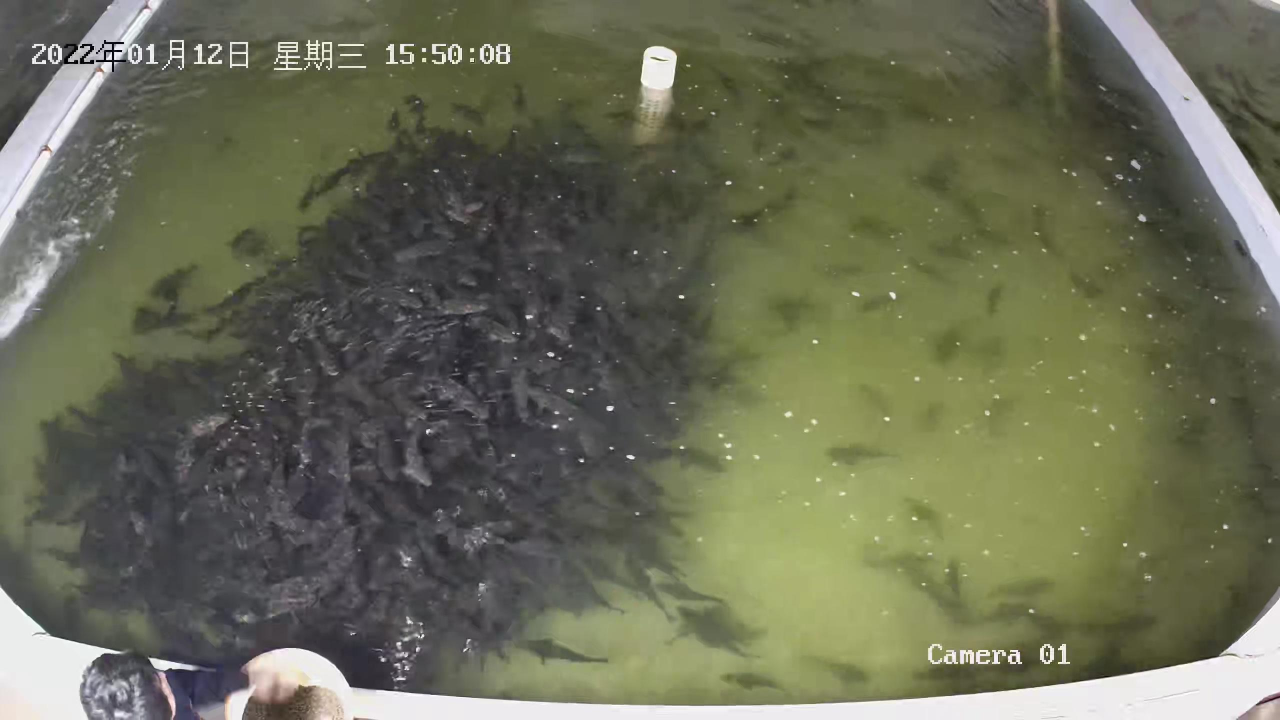
#> input picture data/raw/grouper/1001.jpg, 2560 x 1440 px (shown at 1/2 size)
$ python -i transforms.py   (imports and definitions only)
#> lines starting #> are read from the running program, lines starting #| are printed output that depends on the picture
#> further down, picture is the input picture: shape (1440, 2560, 3); mean B, G, R 86.3, 108, 105.7
import cv2
import numpy as np

def apply_clahe(img, clip_limit=2.0, tile_grid_size=(8,8)):
#> called with clip_limit = 2, tile_grid_size = (8, 8)
    lab = cv2.cvtColor(img, cv2.COLOR_BGR2LAB)
#> lab: shape (1440, 2560, 3); mean of channels 0, 1, 2 113.2, 123.4, 139.7
    l, a, b = cv2.split(lab)
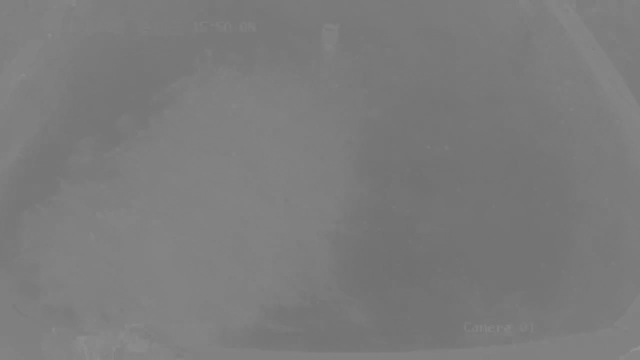
#> a: shape (1440, 2560) (shown at 1/4 size); min 111, max 149, mean 123.4
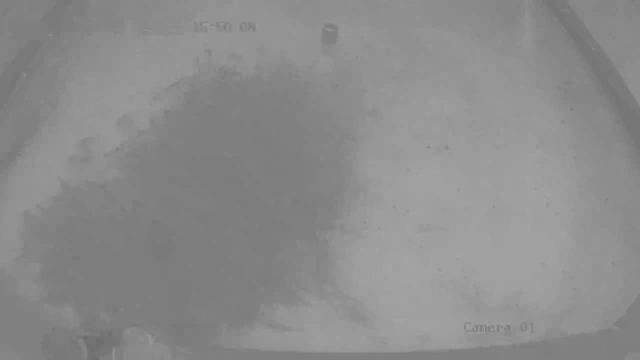
#> b: shape (1440, 2560) (shown at 1/4 size); min 108, max 167, mean 139.7
    clahe = cv2.createCLAHE(clipLimit=clip_limit, tileGridSize=tile_grid_size)
    cl = clahe.apply(l)
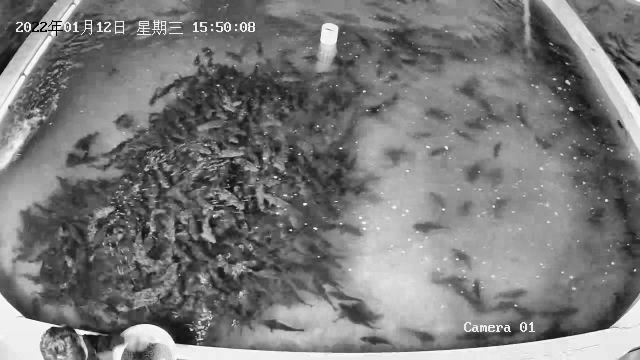
#> cl: shape (1440, 2560) (shown at 1/4 size); min 1, max 255, mean 121.5
    limg = cv2.merge((cl,a,b))
#> limg: shape (1440, 2560, 3); mean of channels 0, 1, 2 121.5, 123.4, 139.7
    return cv2.cvtColor(limg, cv2.COLOR_LAB2BGR)
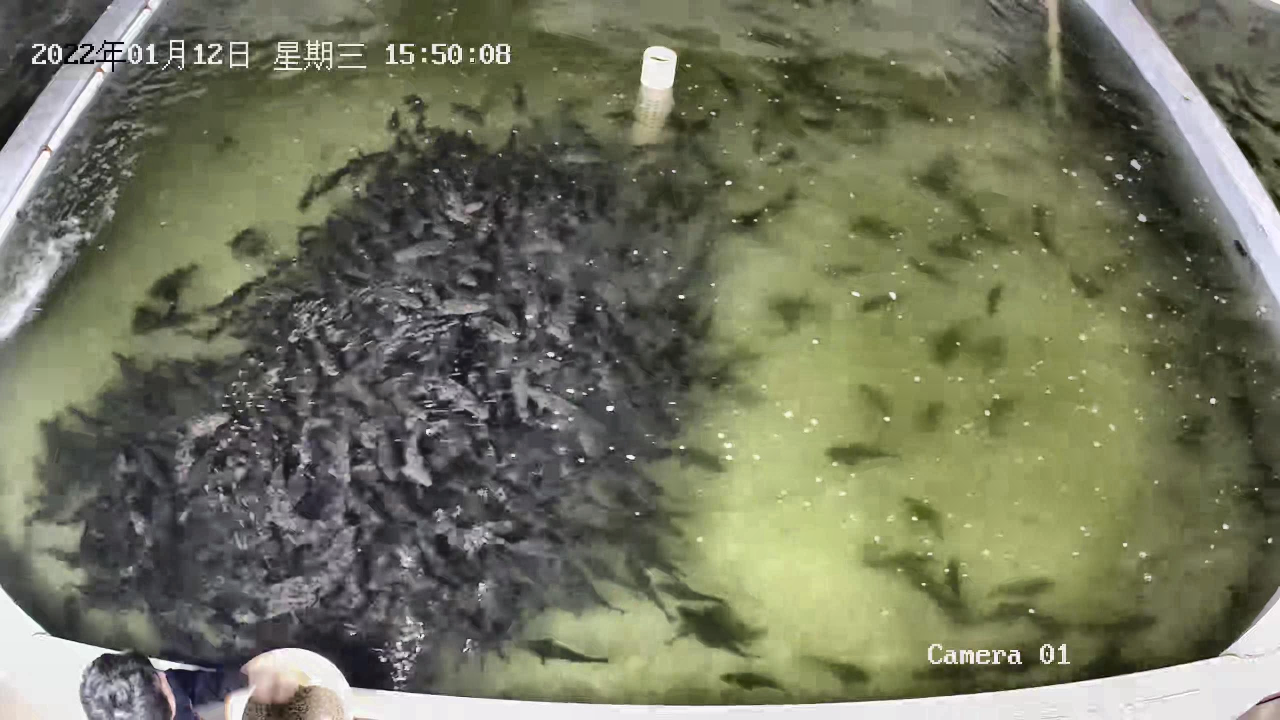
#> returned value: shape (1440, 2560, 3) (shown at 1/2 size); mean B, G, R 94.5, 116.7, 114.3

# [45 lines left out: functions apply_denoise, resize_and_normalize, full_preprocess, not called in this run]

>>> import cv2
>>> picture = cv2.imread('../data/raw/grouper/1001.jpg')
>>> result = apply_clahe(picture)

$ run again, on data/raw/grouper/1006.jpg
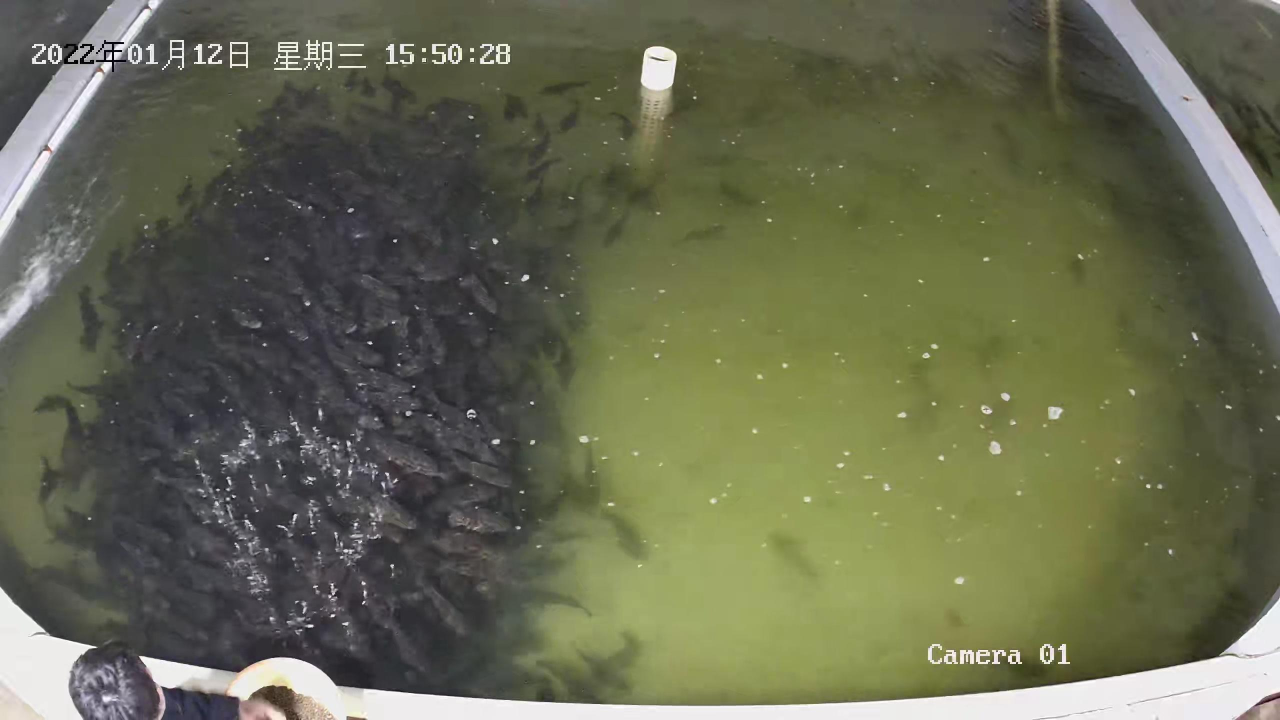
#> input picture data/raw/grouper/1006.jpg, 2560 x 1440 px (shown at 1/2 size)
#> picture is the input picture: shape (1440, 2560, 3); mean B, G, R 81.1, 105.5, 102.9
#> lab: shape (1440, 2560, 3); mean of channels 0, 1, 2 110.3, 122.9, 141.1
#> in apply_clahe, `cl = clahe.apply(l)`:
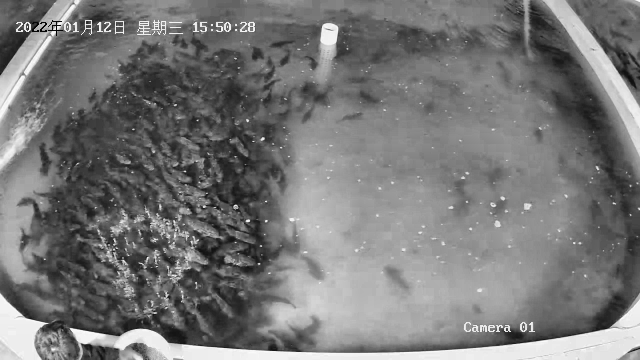
#> cl: shape (1440, 2560) (shown at 1/4 size); min 1, max 255, mean 119
#> limg: shape (1440, 2560, 3); mean of channels 0, 1, 2 119, 122.9, 141.1
#> in apply_clahe, `return cv2.cvtColor(limg, cv2.COLOR_LAB2BGR)`:
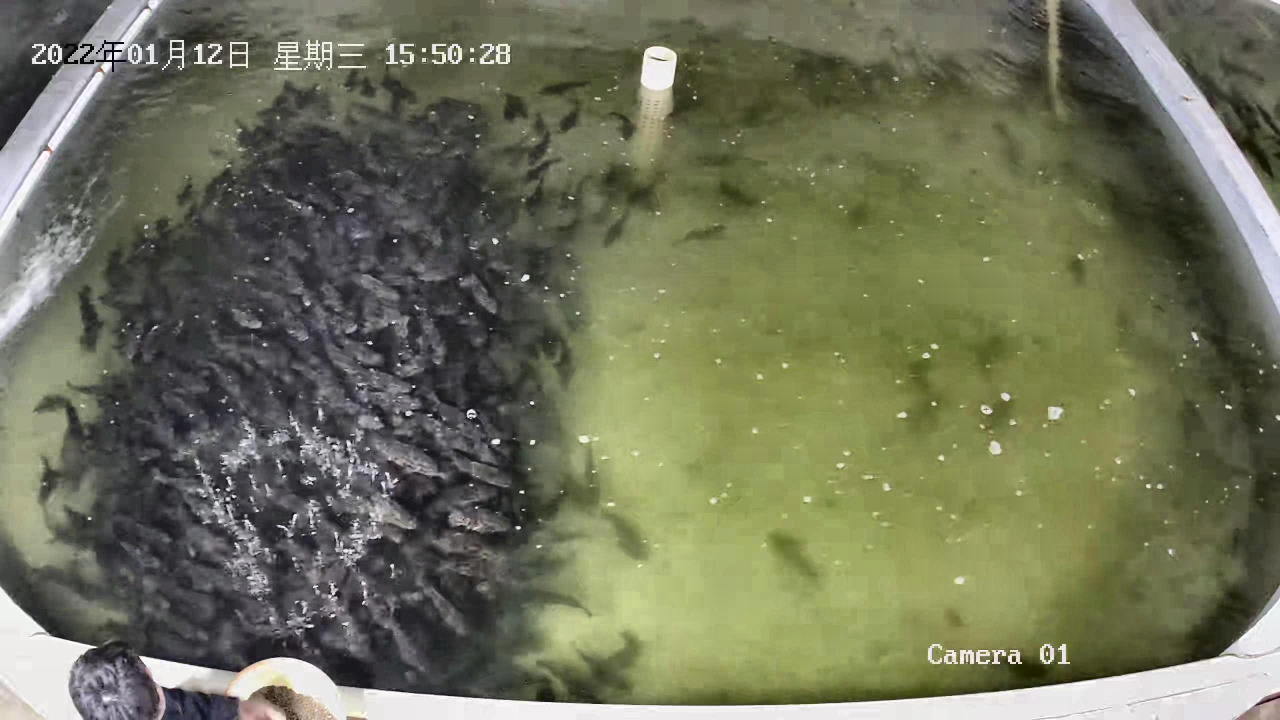
#> returned value: shape (1440, 2560, 3) (shown at 1/2 size); mean B, G, R 89.5, 114.3, 111.8

$ run again, on data/raw/grouper/105.jpg
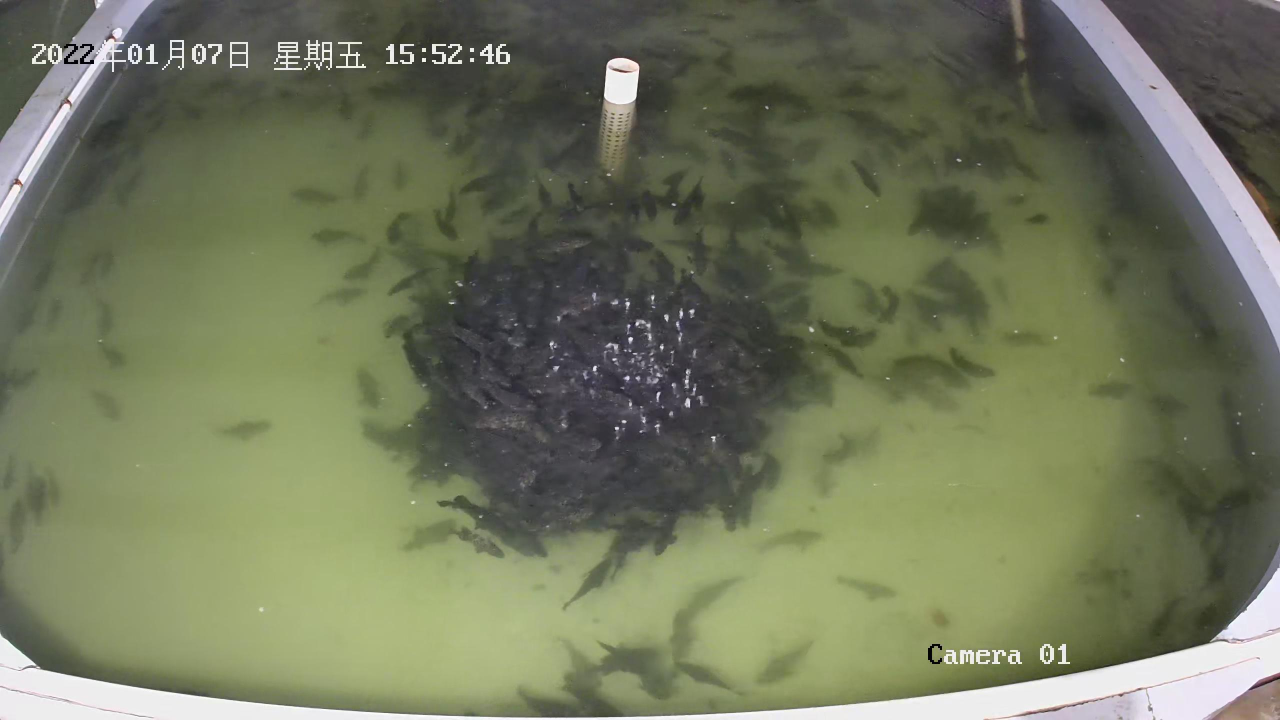
#> input picture data/raw/grouper/105.jpg, 2560 x 1440 px (shown at 1/2 size)
#> picture is the input picture: shape (1440, 2560, 3); mean B, G, R 91.4, 117.8, 112.4
#> lab: shape (1440, 2560, 3); mean of channels 0, 1, 2 122.3, 121.3, 141.7
#> in apply_clahe, `cl = clahe.apply(l)`:
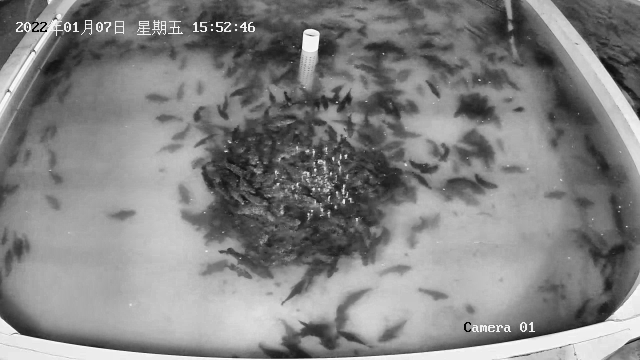
#> cl: shape (1440, 2560) (shown at 1/4 size); min 1, max 255, mean 130.7
#> limg: shape (1440, 2560, 3); mean of channels 0, 1, 2 130.7, 121.3, 141.7
#> in apply_clahe, `return cv2.cvtColor(limg, cv2.COLOR_LAB2BGR)`:
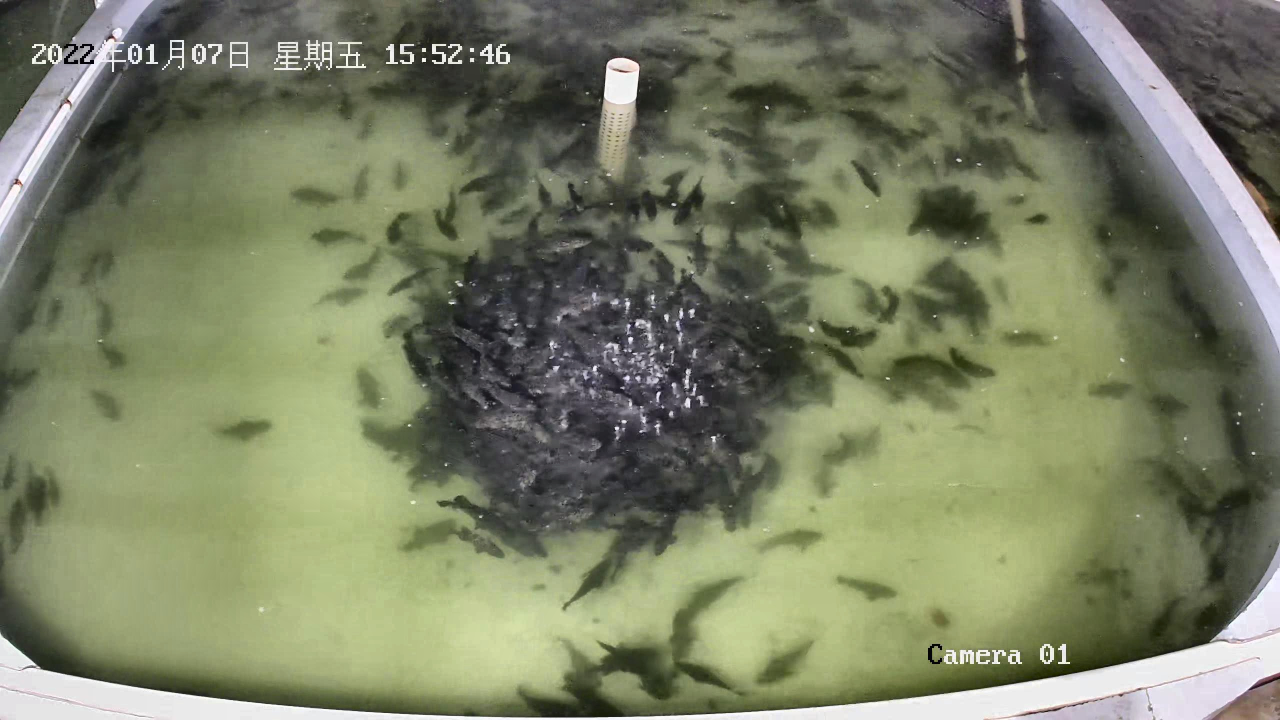
#> returned value: shape (1440, 2560, 3) (shown at 1/2 size); mean B, G, R 99.8, 126.7, 121.2
